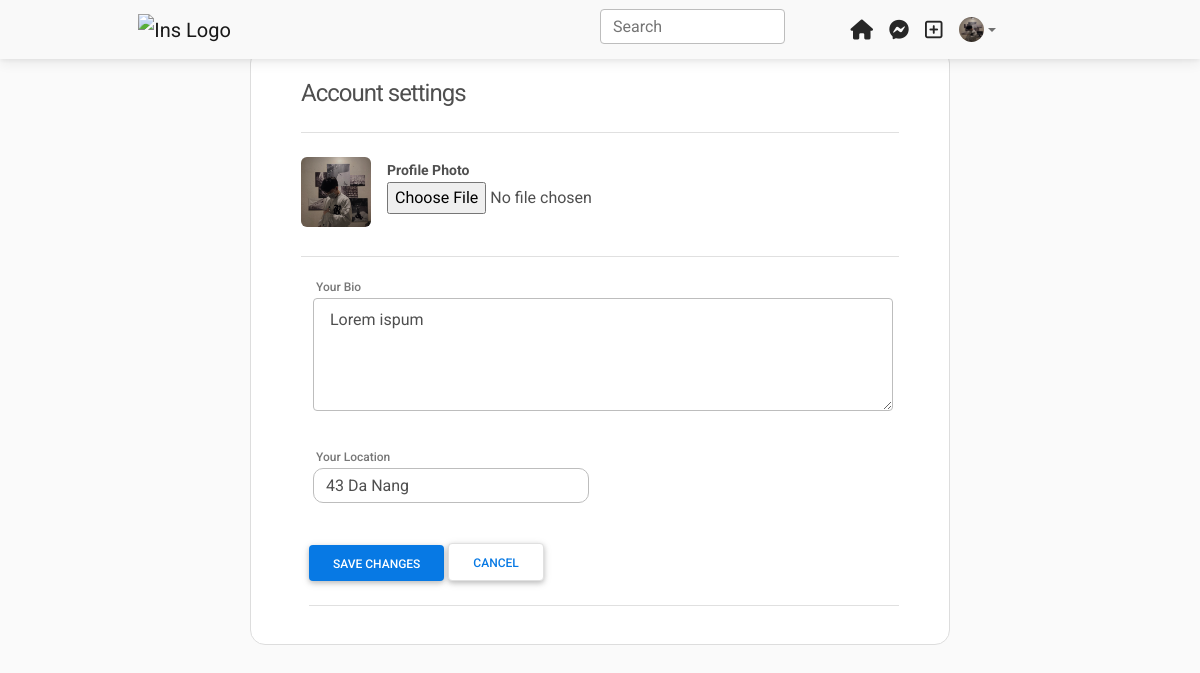
The app's page /settings/ (signed in) with its own data.
### core/models.py (models this page shows, shortened)
class Profile(models.Model):
    user = models.ForeignKey(
        User, on_delete=models.CASCADE, null=True, blank=True)
    userid = models.CharField(max_length=100)
    bio = models.TextField(blank=True)
    profile_pic = models.ImageField(
        upload_to='profile_pics', default='blank-profile-picture.png')
    location = models.CharField(max_length=100, blank=True)

### core/views.py (the view, shortened to what this page needs)
# urls.py: path('settings/', views.settings, name='settings'),
@login_required(login_url='signin')
def settings(request):
    main_profile = Profile.objects.get(user=request.user)
    return render(request, 'settings.html', {'main_profile': main_profile})

### templates/settings.html (shortened to what this page needs)
{% extends "base.html" %}
{% load static %}
{% block content %}
<main>
    <div class="wrapper bg-white mt-sm-5">
        <form action="" method="post" enctype="multipart/form-data">
            <h4 class="pb-4 border-bottom">Account settings</h4>
            <div class="d-flex align-items-start py-3 border-bottom">
                <img src="{{main_profile.profile_pic.url}}" class="img" alt="">
                <div class="mx-3" id="img-section">
                    <b>Profile Photo</b><br>
                    <input type="file" name="image"><br><br>
                </div>
            </div>
            <div class="py-2 ms-2">
                <div class="row py-2">
                    <div class="col-md-6">
                        <label for="firstname">Your Bio</label>
                        <textarea type="text" name="bio" id="formControlLg" class="form-control form-control-lg"
                            rows="3" style="width:580px">{{main_profile.bio}}</textarea>
                    </div>
                </div>
                <div class="row py-4">
                    <div class="col-md-6">
                        <label for="firstname">Your Location</label>
                        <input type="text" id="location" name="location" class="form-control"
                            value="{{main_profile.location}}" />
                    </div>
                </div>
                <div class="py-3 pb-4 border-bottom">
                    <button class="btn btn-primary mr-3">Save Changes</button>
                    <button class="btn border button">Cancel</button>
                </div>
            </div>
        </form>
    </div>
</main>
{% endblock %}

### templates/base.html (shortened to what this page needs)
{% load static %}
<!DOCTYPE html>
<html lang="en">
<head>
    <link rel="stylesheet" href="https://cdnjs.cloudflare.com/ajax/libs/font-awesome/6.0.0/css/all.min.css" />
    <link rel="stylesheet" href="{% static 'assets/css/mdb.min.css' %}" />
</head>
<body>
    <header>
        <nav class="navbar navbar-expand-lg navbar-light bg-light">
            <div class="container-fluid">
                <div class="collapse navbar-collapse" id="navbarSupportedContent">
                    <div class="container">
                        <div class="row">
                            <div class="col-md-1"></div>
                            <div class="col-md-5">
                                <a class="navbar-brand" href="/">
                                    <img src="https://banner2.cleanpng.com/20190418/wfj/kisspng-logo-photography-music-image-soundcloud-soundcloud-logo-svg-png-icon-free-download-4-963-5cb945e4bd62b7.7101502515556459247757.jpg"
                                        height="30" alt="Ins Logo" loading="lazy" />
                                </a>
                            </div>
                            <div class="col-md-2">
                                <form class="d-flex input-group w-auto">
                                    <input type="search" class="form-control rounded" placeholder="Search"
                                        aria-label="Search" aria-describedby="search-addon" />
                                </form>
                            </div>
                            <div class="col-md-3">
                                <ul class="navbar-nav justify-content-center ">
                                    <li class="nav-item me-3 me-lg-0">
                                        <a class="nav-link" href="#">
                                            <i class="fas fa-home fa-lg text-dark"></i>
                                        </a>
                                    </li>
                                    <li class="nav-item me-3 me-lg-0">
                                        <a class="nav-link" href="/messages">
                                            <i class="fab fa-facebook-messenger fa-lg text-dark"></i>
                                        </a>
                                    </li>
                                    <li class="nav-item me-3 me-lg-0">
                                        <a class="nav-link" style="cursor: pointer;" data-mdb-toggle="modal"
                                            data-mdb-target="#exampleModal">
                                            <i class="far fa-plus-square fa-lg text-dark"></i>
                                        </a>
                                    </li>
                                    <li class="nav-item dropdown">
                                        <a class="nav-link dropdown-toggle d-flex align-items-center"
                                            style="cursor: pointer;" id="navbarDropdownMenuLink" role="button"
                                            data-mdb-toggle="dropdown" aria-expanded="false">
                                            <img src="{{main_profile.profile_pic.url}}" class="rounded-circle"
                                                height="25" width="25" alt="Profile" />
                                        </a>
                                    </li>
                                </ul>
                            </div>
                        </div>
                    </div>
                </div>
            </div>
        </nav>
    </header>
    {% block content %}
    {% endblock %}
</body>
</html>

### templates/base.html (style rules this page uses)
body { background-color: #fafafa; margin-bottom: 3rem; }
header { position: fixed; top: 0; left: 0; width: 100%; z-index: 1; }
.row { --mdb-gutter-x: -0.5rem; }

### templates/settings.html (style rules this page uses)
.wrapper { padding: 30px 50px; border: 1px solid #ddd; border-radius: 15px; margin: 10px auto; max-width: 700px; }
h4 { letter-spacing: -1px; font-weight: 400; }
.img { width: 70px; height: 70px; border-radius: 6px; object-fit: cover; }
#img-section b, #img-section button, #deactivate b { font-size: 14px; }
label { margin-bottom: 0; font-size: 12px; font-weight: 500; color: #777; padding-left: 3px; }
.form-control { width: 95%; border-radius: 10px; }
.button { background-color: #fff; color: #0779e4; }
.btn-primary { background-color: #0779e4; }

### records on screen
Profile: profile_pic (picture), bio "Lorem ispum", location "43 Da Nang"
